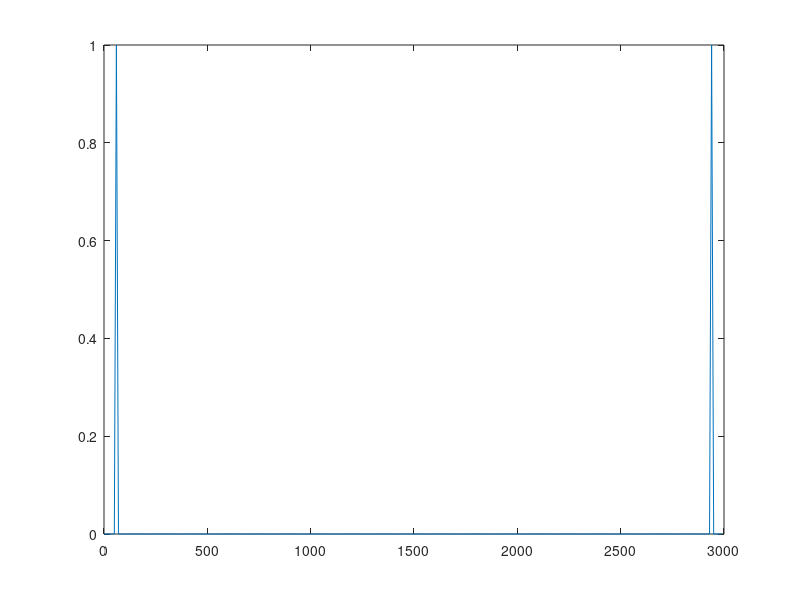

Here is the MATLAB script that generated this plot:
clear
close all
clc
time = 0 : 1/3000 : 0.1-1/3000; 
r = sin(2*pi*60*time); 
fft_r = fft(r,300);
mag_r = abs(fft_r)/(length(fft_r)/2); 
f=0:10:3000-10;
plot(f,mag_r)
